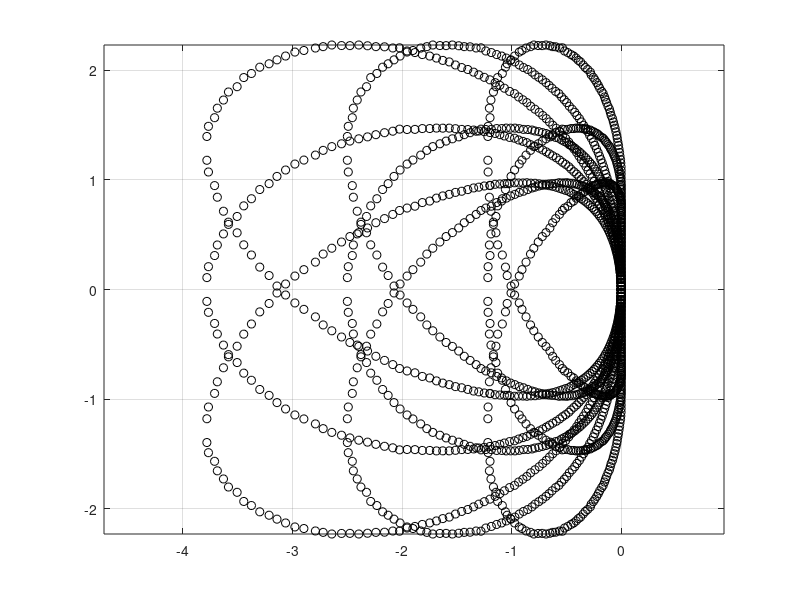
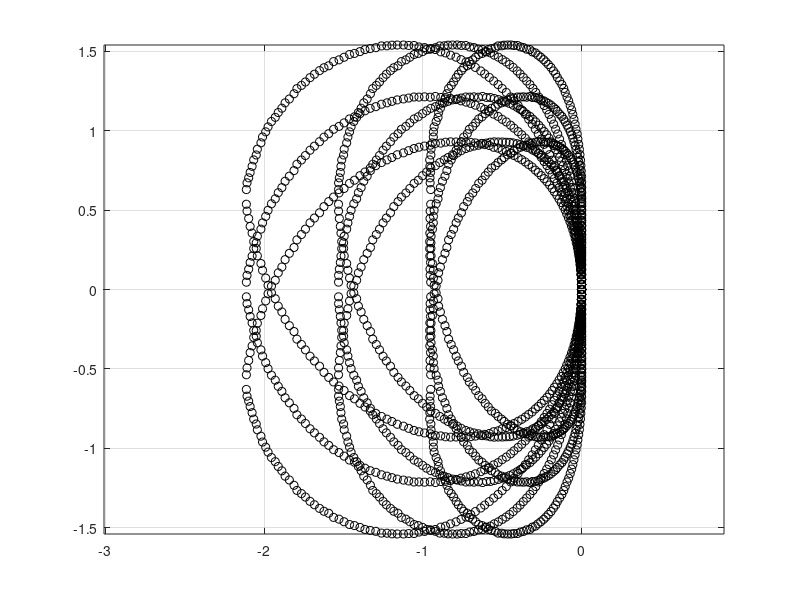
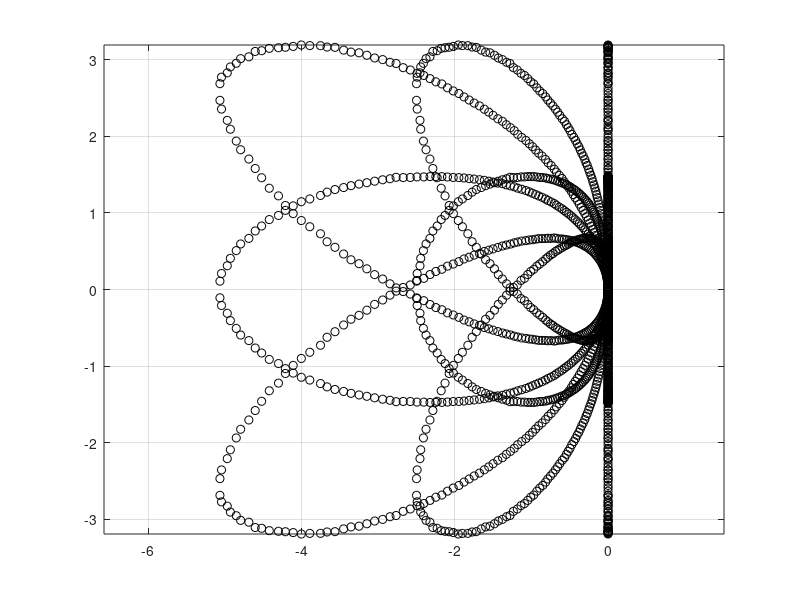
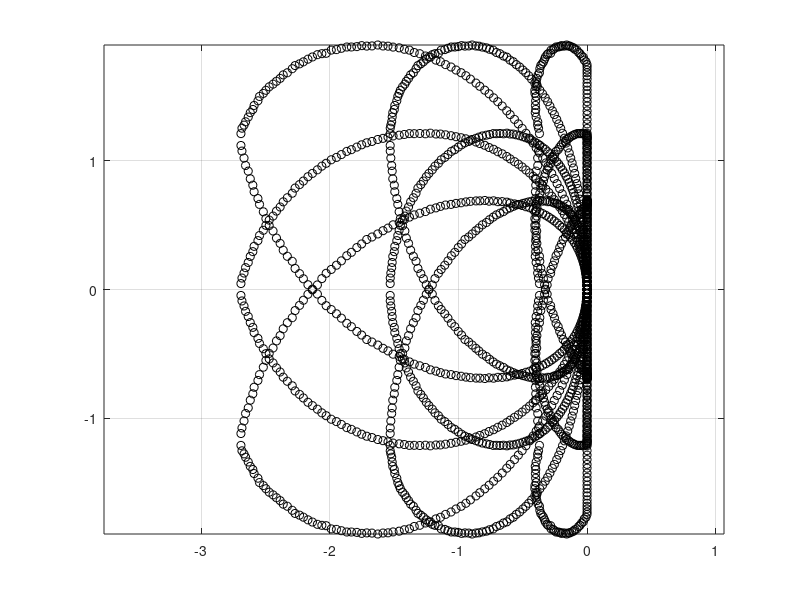

The MATLAB script that drew these images, in order:
clear all;
close all;

%% CRWENO5
data = load('wavenumber_CRWENO5JS.dat');
eigenvalue = zeros(9*size(data,1),1);
for i=1:size(data,1)
    ax = data(i,5);
    ay = data(i,4);
    eigenvalue(9*i+1) = data(i,3) + 1i*data(i,2);
    eigenvalue(9*i+2) = data(i,3) + 1i*(data(i,2)+ay);
    eigenvalue(9*i+3) = data(i,3) + 1i*(data(i,2)-ay);
    eigenvalue(9*i+4) = (data(i,3)+ax) + 1i*data(i,2);
    eigenvalue(9*i+5) = (data(i,3)+ax) + 1i*(data(i,2)+ay);
    eigenvalue(9*i+6) = (data(i,3)+ax) + 1i*(data(i,2)-ay);
    eigenvalue(9*i+7) = (data(i,3)-ax) + 1i*data(i,2);
    eigenvalue(9*i+8) = (data(i,3)-ax) + 1i*(data(i,2)+ay);
    eigenvalue(9*i+9) = (data(i,3)-ax) + 1i*(data(i,2)-ay);
    
end
for i=1:size(eigenvalue,1)
    if (real(eigenvalue(i)) > 0)
        eigenvalue(i) = 0 + 1i*imag(eigenvalue(i));
    end
end
figure(1);
plot(eigenvalue,'ko');
grid on;
axis equal;
fid = fopen('eigenvalues_crweno5_1s.dat','w');
for i=1:size(eigenvalue,1)
    fprintf(fid,'%+1.16e %+1.16e\n',real(eigenvalue(i)),imag(eigenvalue(i)));
end
fclose(fid);

%% WENO5
data = load('wavenumber_WENO5JS.dat');
eigenvalue = zeros(9*size(data,1),1);
for i=1:size(data,1)
    ax = data(i,5);
    ay = data(i,4);
    eigenvalue(9*i+1) = data(i,3) + 1i*data(i,2);
    eigenvalue(9*i+2) = data(i,3) + 1i*(data(i,2)+ay);
    eigenvalue(9*i+3) = data(i,3) + 1i*(data(i,2)-ay);
    eigenvalue(9*i+4) = (data(i,3)+ax) + 1i*data(i,2);
    eigenvalue(9*i+5) = (data(i,3)+ax) + 1i*(data(i,2)+ay);
    eigenvalue(9*i+6) = (data(i,3)+ax) + 1i*(data(i,2)-ay);
    eigenvalue(9*i+7) = (data(i,3)-ax) + 1i*data(i,2);
    eigenvalue(9*i+8) = (data(i,3)-ax) + 1i*(data(i,2)+ay);
    eigenvalue(9*i+9) = (data(i,3)-ax) + 1i*(data(i,2)-ay);
    
end
for i=1:size(eigenvalue,1)
    if (real(eigenvalue(i)) > 0)
        eigenvalue(i) = 0 + 1i*imag(eigenvalue(i));
    end
end
figure(2);
plot(eigenvalue,'ko');
grid on;
axis equal;
fid = fopen('eigenvalues_weno5_1s.dat','w');
for i=1:size(eigenvalue,1)
    fprintf(fid,'%+1.16e %+1.16e\n',real(eigenvalue(i)),imag(eigenvalue(i)));
end
fclose(fid);

%% CRWENO5
data = load('wavenumber_CRWENO5JS.dat');
eigenvalue = zeros(9*size(data,1),1);
for i=1:size(data,1)
    ax = 2*data(i,5);
    ay = 2*data(i,4);
    eigenvalue(9*i+1) = data(i,3) + 1i*data(i,2);
    eigenvalue(9*i+2) = data(i,3) + 1i*(data(i,2)+ay);
    eigenvalue(9*i+3) = data(i,3) + 1i*(data(i,2)-ay);
    eigenvalue(9*i+4) = (data(i,3)+ax) + 1i*data(i,2);
    eigenvalue(9*i+5) = (data(i,3)+ax) + 1i*(data(i,2)+ay);
    eigenvalue(9*i+6) = (data(i,3)+ax) + 1i*(data(i,2)-ay);
    eigenvalue(9*i+7) = (data(i,3)-ax) + 1i*data(i,2);
    eigenvalue(9*i+8) = (data(i,3)-ax) + 1i*(data(i,2)+ay);
    eigenvalue(9*i+9) = (data(i,3)-ax) + 1i*(data(i,2)-ay);
    
end
for i=1:size(eigenvalue,1)
    if (real(eigenvalue(i)) > 0)
        eigenvalue(i) = 0 + 1i*imag(eigenvalue(i));
    end
end
figure(3);
plot(eigenvalue,'ko');
grid on;
axis equal;
fid = fopen('eigenvalues_crweno5_2s.dat','w');
for i=1:size(eigenvalue,1)
    fprintf(fid,'%+1.16e %+1.16e\n',real(eigenvalue(i)),imag(eigenvalue(i)));
end
fclose(fid);

%% WENO5
data = load('wavenumber_WENO5JS.dat');
eigenvalue = zeros(9*size(data,1),1);
for i=1:size(data,1)
    ax = 2*data(i,5);
    ay = 2*data(i,4);
    eigenvalue(9*i+1) = data(i,3) + 1i*data(i,2);
    eigenvalue(9*i+2) = data(i,3) + 1i*(data(i,2)+ay);
    eigenvalue(9*i+3) = data(i,3) + 1i*(data(i,2)-ay);
    eigenvalue(9*i+4) = (data(i,3)+ax) + 1i*data(i,2);
    eigenvalue(9*i+5) = (data(i,3)+ax) + 1i*(data(i,2)+ay);
    eigenvalue(9*i+6) = (data(i,3)+ax) + 1i*(data(i,2)-ay);
    eigenvalue(9*i+7) = (data(i,3)-ax) + 1i*data(i,2);
    eigenvalue(9*i+8) = (data(i,3)-ax) + 1i*(data(i,2)+ay);
    eigenvalue(9*i+9) = (data(i,3)-ax) + 1i*(data(i,2)-ay);
    
end
for i=1:size(eigenvalue,1)
    if (real(eigenvalue(i)) > 0)
        eigenvalue(i) = 0 + 1i*imag(eigenvalue(i));
    end
end
figure(4);
plot(eigenvalue,'ko');
grid on;
axis equal;
fid = fopen('eigenvalues_weno5_2s.dat','w');
for i=1:size(eigenvalue,1)
    fprintf(fid,'%+1.16e %+1.16e\n',real(eigenvalue(i)),imag(eigenvalue(i)));
end
fclose(fid);